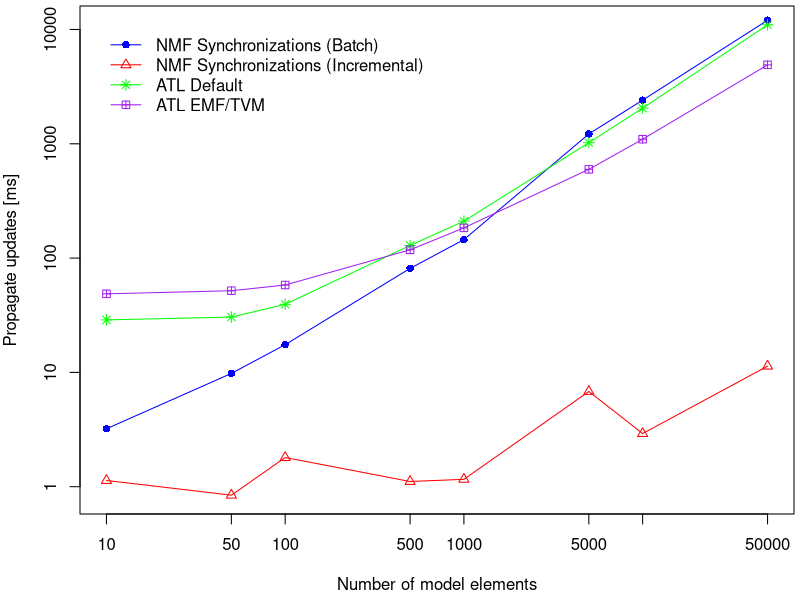
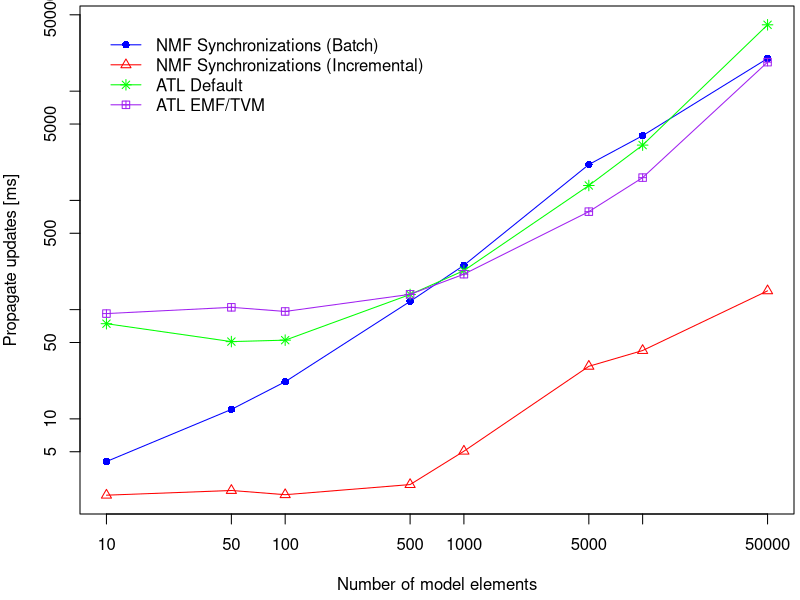
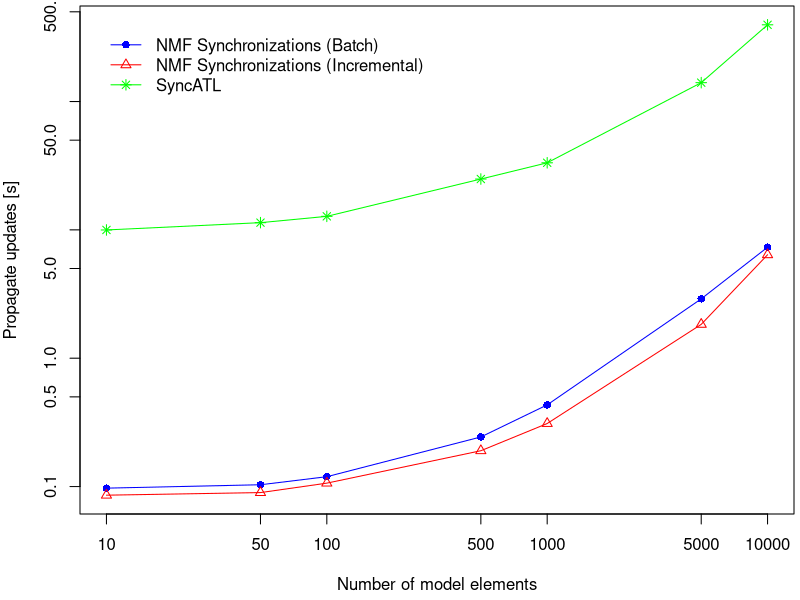

Here is the R script that generated these plots, in order:
f2p = read.csv2("familyResults.csv")
f2p.atl = read.csv2("familyResultsAtl.csv")

m2a = read.csv2("makeResults.csv")
m2a.atl = read.csv2("makeResultsAtl.csv")

m2as = read.csv2("makeResultsSync.csv")
m2as.atl = read.csv2("syncAtlResult.csv")

f2p.means = aggregate(f2p, list(f2p$Size), mean)
f2p.atlmeans = aggregate(f2p.atl, list(f2p.atl$Size), mean)

m2a.means = aggregate(m2a, list(m2a$Size), mean)
m2a.atlmeans = aggregate(m2a.atl, list(m2a.atl$Size), mean)

m2as.means = aggregate(m2as, list(m2as$Size), mean)
m2as.atlmeans = aggregate(m2as.atl, list(m2as.atl$Size), mean)

factor = 1e-6

pdf(file="families2persons.pdf", width=6, height=3)
par(mar=c(4.3,4.0,0.3,0.3))
size = f2p.means$Size
plot(size, factor * f2p.atlmeans$Default, type="n", xlab="Number of model elements", ylab="Propagate updates [ms]",
     ylim=c(factor * min(f2p.means$UpdatesInc),factor * max(f2p.atlmeans$Default)), log="xy")
lines(size, factor * f2p.means$UpdatesBatch, col="blue")
points(size, factor * f2p.means$UpdatesBatch, pch=16, col="blue")
lines(size, factor * f2p.means$UpdatesInc, col="red")
points(size, factor * f2p.means$UpdatesInc, pch=2, col="red")
lines(size, factor * f2p.atlmeans$Default, col="green")
points(size, factor * f2p.atlmeans$Default, pch=8, col="green")
lines(size, factor * f2p.atlmeans$Emftvm, col="purple")
points(size, factor * f2p.atlmeans$Emftvm, pch=12, col="purple")
legend(10, factor * max(f2p.atlmeans$Default),
       c("NMF Synchronizations (Batch)", "NMF Synchronizations (Incremental)", "ATL Default", "ATL EMF/TVM"), 
       col=c('blue', 'red', 'green', 'purple'), pch=c(16,2, 8, 12), bty='n', lty=1)
dev.off()

pdf(file="make2ant.pdf", width=6, height=3)
par(mar=c(4.3,4.0,0.3,0.3))
size = m2a.means$Size
plot(size, factor * m2a.atlmeans$Default, type="n", xlab="Number of model elements", ylab="Propagate updates [ms]",
     ylim=c(factor * min(m2a.means$UpdatesInc),factor * max(m2a.atlmeans$Default)), log="xy")
lines(size, factor * m2a.means$UpdatesBatch, col="blue")
points(size, factor * m2a.means$UpdatesBatch, pch=16, col="blue")
lines(size, factor * m2a.means$UpdatesInc, col="red")
points(size, factor * m2a.means$UpdatesInc, pch=2, col="red")
lines(size, factor * m2a.atlmeans$Default, col="green")
points(size, factor * m2a.atlmeans$Default, pch=8, col="green")
lines(size, factor * m2a.atlmeans$Emftvm, col="purple")
points(size, factor * m2a.atlmeans$Emftvm, pch=12, col="purple")
legend(10, factor * max(m2a.atlmeans$Default),
       c("NMF Synchronizations (Batch)", "NMF Synchronizations (Incremental)", "ATL Default", "ATL EMF/TVM"), 
       col=c('blue', 'red', 'green', 'purple'), pch=c(16,2, 8, 12), bty='n', lty=1)
dev.off()

factor = 1e-9

pdf(file="make2ant_sync.pdf", width=6, height=3)
par(mar=c(4.3,4.0,0.3,0.3))
size = m2as.means$Size
plot(size, factor * m2as.atlmeans$SyncATL, type="n", xlab="Number of model elements", ylab="Propagate updates [s]",
     ylim=c(factor * min(m2as.means$UpdatesInc),factor * max(m2as.atlmeans$SyncATL)), log="xy")
lines(size, factor * m2as.means$UpdatesBatch, col="blue")
points(size, factor * m2as.means$UpdatesBatch, pch=16, col="blue")
lines(size, factor * m2as.means$UpdatesInc, col="red")
points(size, factor * m2as.means$UpdatesInc, pch=2, col="red")
lines(size, factor * m2as.atlmeans$SyncATL, col="green")
points(size, factor * m2as.atlmeans$SyncATL, pch=8, col="green")
legend(10, factor * max(m2as.atlmeans$SyncATL),
       c("NMF Synchronizations (Batch)", "NMF Synchronizations (Incremental)", "SyncATL"), 
       col=c('blue', 'red', 'green'), pch=c(16,2, 8), bty='n', lty=1)
dev.off()